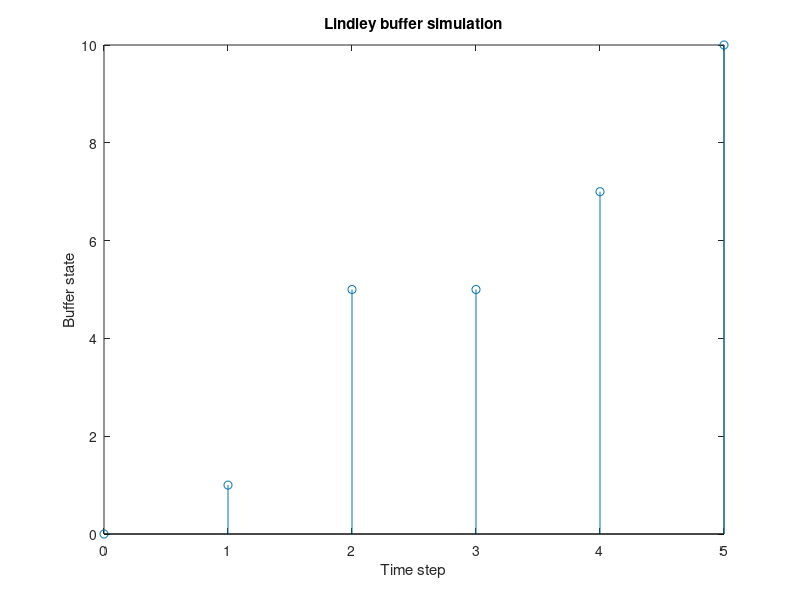

Here is the MATLAB script that generated this plot:
% Parameters
c = 1; % kapacita
a = [2 5 1 3 4]; % prichadzajuce pakety
T = length(a); % čas

% Inicializacia buffra
q = zeros(1, T+1);
q(1) = 0;

% Simulacia buffra
for t = 1:T
    q(t+1) = max(q(t) + a(t) - c, 0);
end

figure;
stem(0:T, q);
xlabel('Time step');
ylabel('Buffer state');
title('Lindley buffer simulation');
